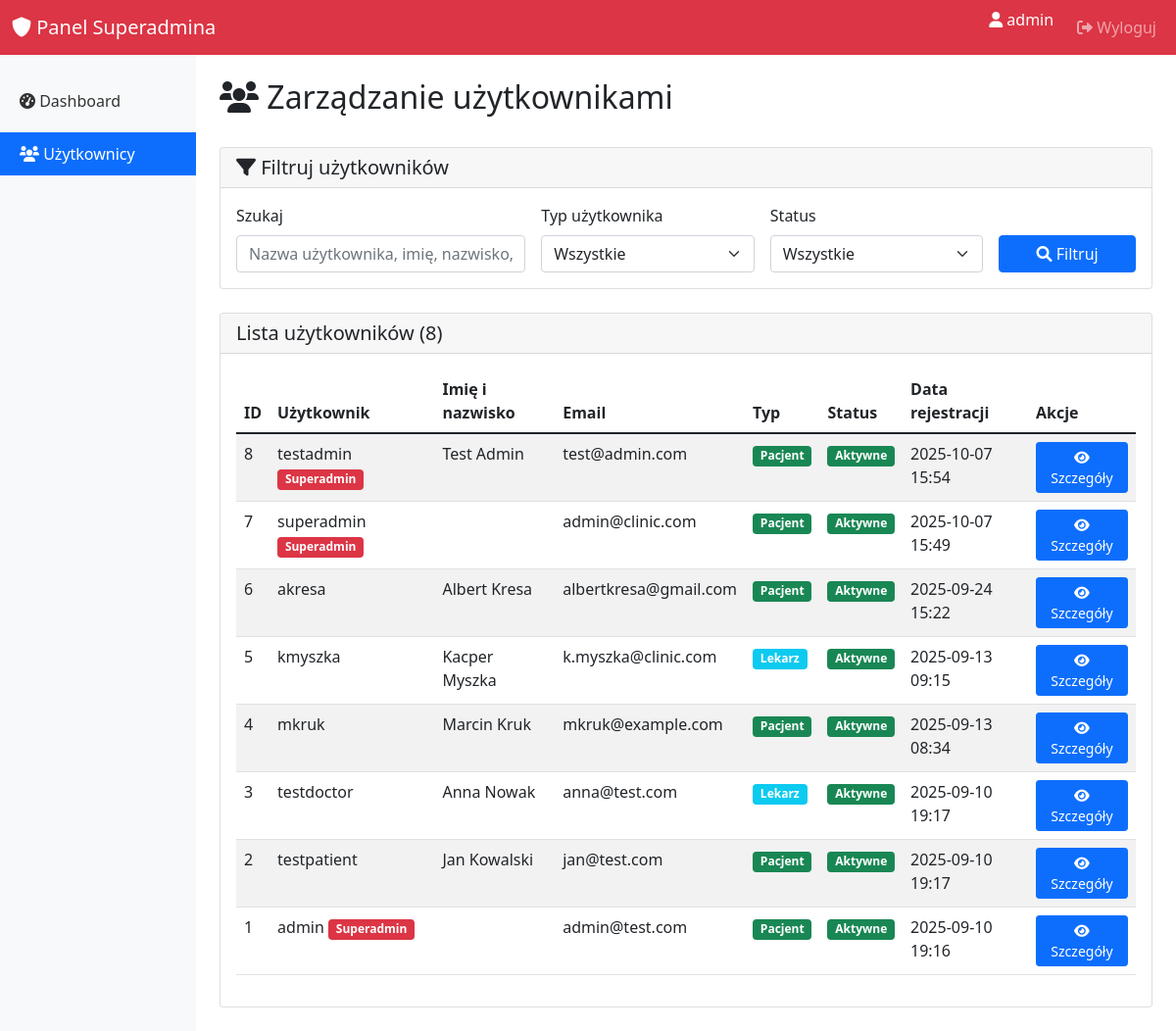
Page /superadmin/users/ (signed in) on the committed database.
### authentication/models.py (models this page shows, shortened)
class User(AbstractUser):
    USER_TYPE_CHOICES = (
        ('patient', 'Pacjent'),
        ('doctor', 'Lekarz'),
    )
    user_type = models.CharField(
        max_length=10,
        choices=USER_TYPE_CHOICES,
        default='patient'
    )
    phone_number = models.CharField(max_length=15, blank=True)
    failed_login_attempts = models.IntegerField(default=0)
    last_failed_login = models.DateTimeField(null=True, blank=True)
    account_locked_until = models.DateTimeField(null=True, blank=True)
    def is_account_locked(self):
        return False

### superadmin/views.py (the view, shortened to what this page needs)
# urls.py: path('users/', views.user_list, name='user_list'),
@login_required
@user_passes_test(is_superuser)
def user_list(request):
    search_query = request.GET.get('search', '')
    user_type = request.GET.get('type', '')
    status = request.GET.get('status', '')
    users = User.objects.all().order_by('-date_joined')
    if user_type:
        users = users.filter(user_type=user_type)
    if status == 'active':
        users = users.filter(is_active=True, account_locked_until__isnull=True)
    elif status == 'inactive':
        users = users.filter(is_active=False)
    elif status == 'locked':
        users = users.filter(account_locked_until__isnull=False, account_locked_until__gt=timezone.now())
    context = {
        'users': users,
        'search_query': search_query,
        'user_type': user_type,
        'status': status,
    }
    return render(request, 'superadmin/user_list.html', context)

### superadmin/views.py (called while the page is built)
def is_superuser(user):
    return user.is_superuser

### superadmin/templates/superadmin/user_list.html (shortened to what this page needs)
{% extends 'superadmin/base.html' %}
{% block content %}
<div class="d-flex justify-content-between align-items-center mb-4">
    <h2><i class="fas fa-users"></i> Zarządzanie użytkownikami</h2>
</div>
<div class="card mb-4">
    <div class="card-header">
        <h5 class="mb-0"><i class="fas fa-filter"></i> Filtruj użytkowników</h5>
    </div>
    <div class="card-body">
        <form method="get" class="row g-3">
            <div class="col-md-4">
                <label for="search" class="form-label">Szukaj</label>
                <input type="text" class="form-control" id="search" name="search"
                       placeholder="Nazwa użytkownika, imię, nazwisko, email..."
                       value="{{ search_query }}">
            </div>
            <div class="col-md-3">
                <label for="type" class="form-label">Typ użytkownika</label>
                <select class="form-select" id="type" name="type">
                    <option value="">Wszystkie</option>
                </select>
            </div>
            <div class="col-md-3">
                <label for="status" class="form-label">Status</label>
                <select class="form-select" id="status" name="status">
                    <option value="">Wszystkie</option>
                </select>
            </div>
            <div class="col-md-2 d-flex align-items-end">
                <button type="submit" class="btn btn-primary w-100">
                    <i class="fas fa-search"></i> Filtruj
                </button>
            </div>
        </form>
    </div>
</div>
<div class="card">
    <div class="card-header">
        <h5 class="mb-0">Lista użytkowników ({{ users.count }})</h5>
    </div>
    <div class="card-body">
        <div class="table-responsive">
            <table class="table table-striped table-hover">
                <thead>
                    <tr>
                        <th>ID</th>
                        <th>Użytkownik</th>
                        <th>Imię i nazwisko</th>
                        <th>Email</th>
                        <th>Typ</th>
                        <th>Status</th>
                        <th>Data rejestracji</th>
                        <th>Akcje</th>
                    </tr>
                </thead>
                <tbody>
                    {% for user_item in users %}
                    <tr>
                        <td>{{ user_item.id }}</td>
                        <td>
                            {{ user_item.username }}
                            {% if user_item.is_superuser %}
                                <span class="badge bg-danger">Superadmin</span>
                            {% endif %}
                        </td>
                        <td>{{ user_item.first_name }} {{ user_item.last_name }}</td>
                        <td>{{ user_item.email }}</td>
                        <td>
                            {% if user_item.user_type == 'patient' %}
                                <span class="badge bg-success">Pacjent</span>
                            {% elif user_item.user_type == 'doctor' %}
                                <span class="badge bg-info">Lekarz</span>
                            {% endif %}
                        </td>
                        <td>
                            {% if user_item.is_account_locked %}
                                <span class="badge bg-danger">Zablokowane</span>
                            {% elif user_item.is_active %}
                                <span class="badge bg-success">Aktywne</span>
                            {% else %}
                                <span class="badge bg-secondary">Nieaktywne</span>
                            {% endif %}
                        </td>
                        <td>{{ user_item.date_joined|date:"Y-m-d H:i" }}</td>
                        <td>
                            <a href="{% url 'superadmin:user_detail' user_item.id %}"
                               class="btn btn-sm btn-primary">
                                <i class="fas fa-eye"></i> Szczegóły
                            </a>
                        </td>
                    </tr>
                    {% empty %}
                    <tr>
                        <td colspan="8" class="text-center">Nie znaleziono użytkowników</td>
                    </tr>
                    {% endfor %}
                </tbody>
            </table>
        </div>
    </div>
</div>
{% endblock %}

### superadmin/templates/superadmin/base.html (shortened to what this page needs)
<!DOCTYPE html>
<html lang="pl">
<head>
    <link href="https://cdn.jsdelivr.net/npm/bootstrap@5.1.3/dist/css/bootstrap.min.css" rel="stylesheet">
    <link rel="stylesheet" href="https://cdnjs.cloudflare.com/ajax/libs/font-awesome/6.0.0/css/all.min.css">
</head>
<body>
    <nav class="navbar navbar-expand-lg navbar-dark bg-danger">
        <div class="container-fluid">
            <a class="navbar-brand" href="{% url 'superadmin:dashboard' %}">
                <i class="fas fa-shield-alt"></i> Panel Superadmina
            </a>
            <div class="collapse navbar-collapse" id="navbarNav">
                <ul class="navbar-nav ms-auto">
                    <li class="nav-item">
                        <span class="navbar-text text-white me-3">
                            <i class="fas fa-user"></i> {{ user.username }}
                        </span>
                    </li>
                    <li class="nav-item">
                        <a class="nav-link" href="{% url 'authentication:logout' %}">
                            <i class="fas fa-sign-out-alt"></i> Wyloguj
                        </a>
                    </li>
                </ul>
            </div>
        </div>
    </nav>
    <div class="container-fluid">
        <div class="row">
            <div class="col-md-2 sidebar">
                <nav class="nav flex-column">
                    <a class="nav-link {% if request.resolver_match.url_name == 'dashboard' %}active{% endif %}"
                       href="{% url 'superadmin:dashboard' %}">
                        <i class="fas fa-tachometer-alt"></i> Dashboard
                    </a>
                    <a class="nav-link {% if request.resolver_match.url_name == 'user_list' or request.resolver_match.url_name == 'user_detail' %}active{% endif %}"
                       href="{% url 'superadmin:user_list' %}">
                        <i class="fas fa-users"></i> Użytkownicy
                    </a>
                </nav>
            </div>
            <div class="col-md-10 p-4">
                {% block content %}
                {% endblock %}
            </div>
        </div>
    </div>
</body>
</html>

### superadmin/templates/superadmin/base.html (style rules this page uses)
.sidebar { min-height: calc(100vh - 56px); background-color: #f8f9fa; padding: 20px 0; }
.sidebar .nav-link { color: #333; padding: 10px 20px; margin: 5px 0; }
.sidebar .nav-link:hover, .sidebar .nav-link.active { background-color: #0d6efd; color: white; }

### rows in the picture
User: username "admin", id "1", is_superuser "Superadmin", email "admin@test.com", user_type "Pacjent", is_active "Aktywne", date_joined "2025-09-10 19:16"
User: id "8", username "testadmin", is_superuser "Superadmin", first_name "Test", last_name "Admin", email "test@admin.com", user_type "Pacjent", is_active "Aktywne", date_joined "2025-10-07 15:54"
User: id "7", username "superadmin", is_superuser "Superadmin", email "admin@clinic.com", user_type "Pacjent", is_active "Aktywne", date_joined "2025-10-07 15:49"
User: id "6", username "akresa", first_name "Albert", last_name "Kresa", email "albertkresa@gmail.com", user_type "Pacjent", is_active "Aktywne", date_joined "2025-09-24 15:22"
User: id "5", username "kmyszka", first_name "Kacper", last_name "Myszka", email "k.myszka@clinic.com", user_type "Lekarz", is_active "Aktywne", date_joined "2025-09-13 09:15"
User: id "4", username "mkruk", first_name "Marcin", last_name "Kruk", email "mkruk@example.com", user_type "Pacjent", is_active "Aktywne", date_joined "2025-09-13 08:34"
User: id "3", username "testdoctor", first_name "Anna", last_name "Nowak", email "anna@test.com", user_type "Lekarz", is_active "Aktywne", date_joined "2025-09-10 19:17"
User: id "2", username "testpatient", first_name "Jan", last_name "Kowalski", email "jan@test.com", user_type "Pacjent", is_active "Aktywne", date_joined "2025-09-10 19:17"

### other values in the picture
{{ users.count }} "8"
